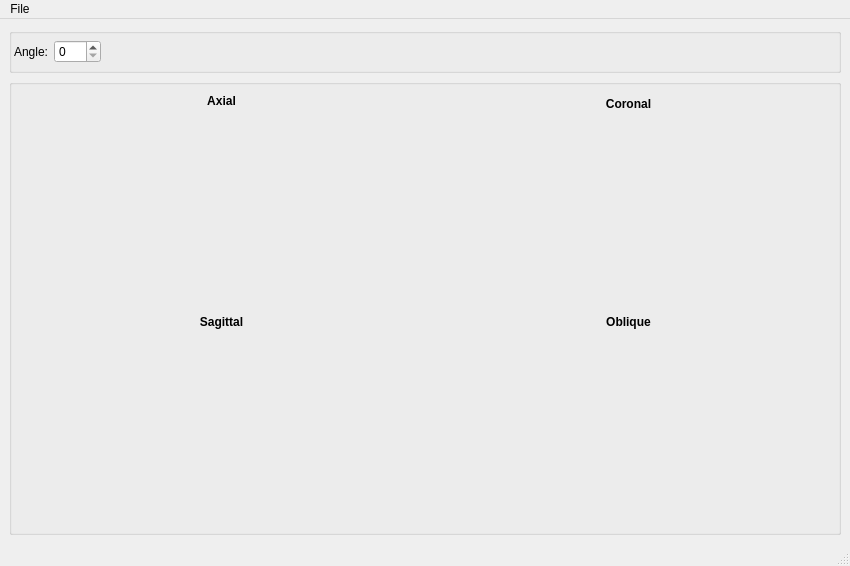
<?xml version="1.0" encoding="UTF-8"?>
<ui version="4.0">
 <class>MainWindow</class>
 <widget class="QMainWindow" name="MainWindow">
  <property name="geometry">
   <rect>
    <x>0</x>
    <y>0</y>
    <width>850</width>
    <height>566</height>
   </rect>
  </property>
  <property name="windowTitle">
   <string>MainWindow</string>
  </property>
  <property name="styleSheet">
   <string notr="true"/>
  </property>
  <widget class="QWidget" name="centralwidget">
   <layout class="QGridLayout" name="gridLayout">
    <item row="1" column="1">
     <widget class="QGroupBox" name="groupBox">
      <property name="styleSheet">
       <string notr="true"/>
      </property>
      <property name="title">
       <string/>
      </property>
      <layout class="QGridLayout" name="gridLayout_2">
       <item row="0" column="0">
        <layout class="QVBoxLayout" name="verticalLayout">
         <item>
          <widget class="QLabel" name="label_2">
           <property name="minimumSize">
            <size>
             <width>0</width>
             <height>20</height>
            </size>
           </property>
           <property name="maximumSize">
            <size>
             <width>16777215</width>
             <height>20</height>
            </size>
           </property>
           <property name="font">
            <font>
             <bold>true</bold>
            </font>
           </property>
           <property name="text">
            <string>Axial</string>
           </property>
           <property name="scaledContents">
            <bool>false</bool>
           </property>
           <property name="alignment">
            <set>Qt::AlignHCenter|Qt::AlignTop</set>
           </property>
          </widget>
         </item>
         <item>
          <widget class="PlotWidget" name="axial_box" native="true"/>
         </item>
        </layout>
       </item>
       <item row="0" column="1">
        <layout class="QVBoxLayout" name="verticalLayout_3">
         <item>
          <widget class="QLabel" name="label_4">
           <property name="minimumSize">
            <size>
             <width>0</width>
             <height>15</height>
            </size>
           </property>
           <property name="maximumSize">
            <size>
             <width>16777215</width>
             <height>20</height>
            </size>
           </property>
           <property name="text">
            <string>&lt;html&gt;&lt;head/&gt;&lt;body&gt;&lt;p align=&quot;center&quot;&gt;&lt;span style=&quot; font-weight:600;&quot;&gt;Coronal&lt;/span&gt;&lt;/p&gt;&lt;/body&gt;&lt;/html&gt;</string>
           </property>
          </widget>
         </item>
         <item>
          <widget class="PlotWidget" name="coronal_box" native="true"/>
         </item>
        </layout>
       </item>
       <item row="1" column="0">
        <layout class="QVBoxLayout" name="verticalLayout_2">
         <item>
          <widget class="QLabel" name="label_3">
           <property name="minimumSize">
            <size>
             <width>0</width>
             <height>15</height>
            </size>
           </property>
           <property name="maximumSize">
            <size>
             <width>16777215</width>
             <height>20</height>
            </size>
           </property>
           <property name="font">
            <font>
             <bold>false</bold>
            </font>
           </property>
           <property name="text">
            <string>&lt;html&gt;&lt;head/&gt;&lt;body&gt;&lt;p align=&quot;center&quot;&gt;&lt;span style=&quot; font-weight:600;&quot;&gt;Sagittal&lt;/span&gt;&lt;/p&gt;&lt;/body&gt;&lt;/html&gt;</string>
           </property>
          </widget>
         </item>
         <item>
          <widget class="PlotWidget" name="sagittal_box" native="true"/>
         </item>
        </layout>
       </item>
       <item row="1" column="1">
        <layout class="QVBoxLayout" name="verticalLayout_4">
         <item>
          <widget class="QLabel" name="label_5">
           <property name="minimumSize">
            <size>
             <width>0</width>
             <height>15</height>
            </size>
           </property>
           <property name="maximumSize">
            <size>
             <width>16777215</width>
             <height>20</height>
            </size>
           </property>
           <property name="text">
            <string>&lt;html&gt;&lt;head/&gt;&lt;body&gt;&lt;p align=&quot;center&quot;&gt;&lt;span style=&quot; font-weight:600;&quot;&gt;Oblique&lt;/span&gt;&lt;/p&gt;&lt;/body&gt;&lt;/html&gt;</string>
           </property>
          </widget>
         </item>
         <item>
          <widget class="PlotWidget" name="oblique_box" native="true"/>
         </item>
        </layout>
       </item>
      </layout>
     </widget>
    </item>
    <item row="0" column="1">
     <widget class="QGroupBox" name="groupBox_2">
      <property name="maximumSize">
       <size>
        <width>16777215</width>
        <height>45</height>
       </size>
      </property>
      <property name="title">
       <string/>
      </property>
      <layout class="QGridLayout" name="gridLayout_3">
       <property name="leftMargin">
        <number>2</number>
       </property>
       <property name="topMargin">
        <number>2</number>
       </property>
       <property name="rightMargin">
        <number>2</number>
       </property>
       <property name="bottomMargin">
        <number>2</number>
       </property>
       <item row="0" column="2">
        <spacer name="horizontalSpacer">
         <property name="orientation">
          <enum>Qt::Horizontal</enum>
         </property>
         <property name="sizeHint" stdset="0">
          <size>
           <width>40</width>
           <height>20</height>
          </size>
         </property>
        </spacer>
       </item>
       <item row="0" column="0">
        <widget class="QLabel" name="label_6">
         <property name="text">
          <string>Angle:</string>
         </property>
        </widget>
       </item>
       <item row="0" column="1">
        <widget class="QSpinBox" name="spinBox">
         <property name="maximum">
          <number>180</number>
         </property>
         <property name="singleStep">
          <number>5</number>
         </property>
        </widget>
       </item>
      </layout>
     </widget>
    </item>
   </layout>
  </widget>
  <widget class="QMenuBar" name="menubar">
   <property name="geometry">
    <rect>
     <x>0</x>
     <y>0</y>
     <width>850</width>
     <height>17</height>
    </rect>
   </property>
   <widget class="QMenu" name="menuBrowse">
    <property name="title">
     <string>File</string>
    </property>
    <addaction name="actionOpen"/>
   </widget>
   <addaction name="menuBrowse"/>
  </widget>
  <widget class="QStatusBar" name="statusbar"/>
  <action name="actionOpen">
   <property name="icon">
    <iconset>
     <normaloff>icons/Open-256.png</normaloff>icons/Open-256.png</iconset>
   </property>
   <property name="text">
    <string>Open</string>
   </property>
  </action>
 </widget>
 <customwidgets>
  <customwidget>
   <class>PlotWidget</class>
   <extends>QWidget</extends>
   <header>pyqtgraph</header>
   <container>1</container>
  </customwidget>
 </customwidgets>
 <resources>
  <include location="icons/resources.qrc"/>
 </resources>
 <connections/>
</ui>
